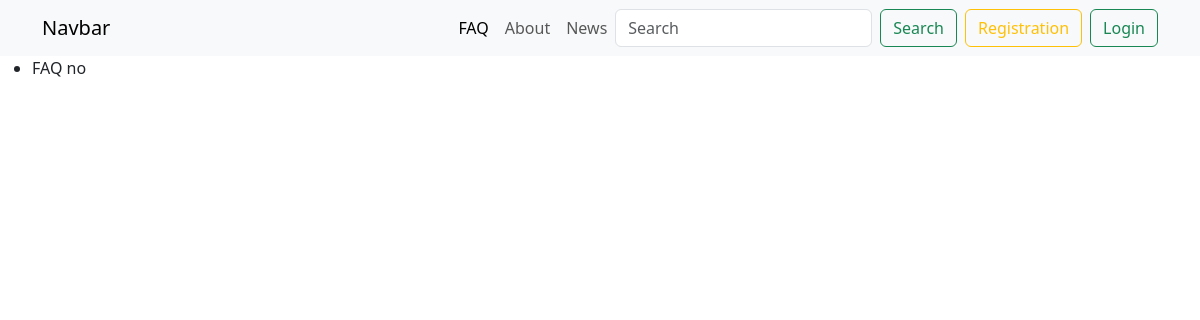
The page /users/faq/ on the database as committed earlier.
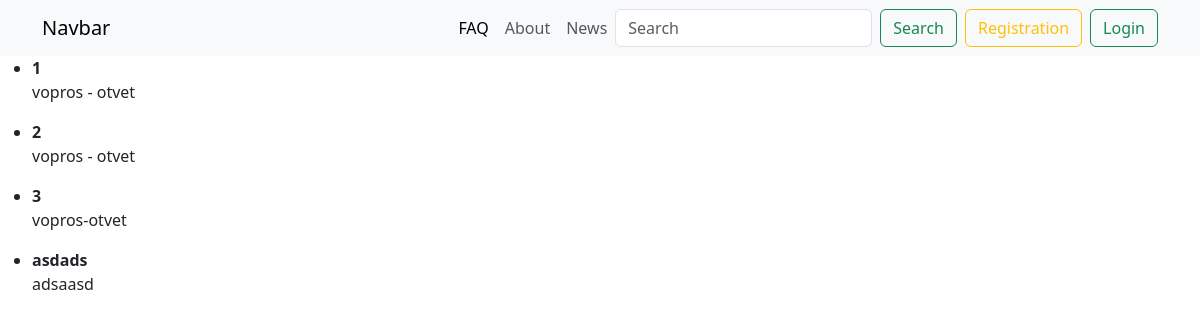
The same page on the database as committed later.
### apps/main/models.py (models this page shows, shortened)
class BaseModel(models.Model):
    created_at = models.DateTimeField(
        verbose_name="Data cozdaniya", auto_now_add="True")  # 2026-04-09 15:10
    updated_at = models.DateField(
        verbose_name="Data izmeneniya", auto_now_add="True")
    class Meta:
        abstract = True  # makes it so that this model is not added to the database / abstract model

class FAQ(BaseModel):
    question=models.CharField(max_length=100, verbose_name="vopros")
    answer=models.TextField(verbose_name="otvet")
    class Meta:
        verbose_name = "vopros-otvet"
        verbose_name_plural = "vopros'-otveti"

### apps/users/views.py (the view)
# urls.py: path("faq/", views.show_faq_page, name="faq-page"),
def show_faq_page(request):
    faqs=FAQ.objects.all()
    context={
        "faqs": faqs
    }
    return render(request, "users/faq.html", context)

### apps/users/templates/users/faq.html (shortened to what this page needs)
{% extends "base.html" %}
{% block content %}
<ul>
    {% for faq in faqs %}
        <li>
            <b>{{ faq.question }}</b>
            <p>{{ faq.answer }}</p>
        </li>
    {% empty %}
        <li>FAQ no</li>
    {% endfor %}
</ul>
{% endblock %}

Rows that differ between the two databases and show on the page:
added FAQ: question "1", answer "vopros - otvet"
added FAQ: question "2", answer "vopros - otvet"
added FAQ: question "3", answer "vopros-otvet"
added FAQ: question "asdads", answer "adsaasd"
Other text that changed with them:
text no longer shown: "FAQ no"
